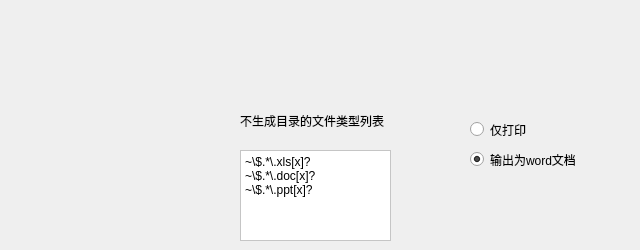
     <widget class="QWidget" name="tab_3">
      <attribute name="title">
       <string>输出目录结构</string>
      </attribute>
      <widget class="QTextEdit" name="rootshow_filter">
       <property name="geometry">
        <rect>
         <x>240</x>
         <y>150</y>
         <width>151</width>
         <height>91</height>
        </rect>
       </property>
       <property name="styleSheet">
        <string notr="true">background-color: rgb(255, 255, 255);</string>
       </property>
       <property name="html">
        <string>&lt;!DOCTYPE HTML PUBLIC &quot;-//W3C//DTD HTML 4.0//EN&quot; &quot;http://www.w3.org/TR/REC-html40/strict.dtd&quot;&gt;
&lt;html&gt;&lt;head&gt;&lt;meta name=&quot;qrichtext&quot; content=&quot;1&quot; /&gt;&lt;style type=&quot;text/css&quot;&gt;
p, li { white-space: pre-wrap; }
&lt;/style&gt;&lt;/head&gt;&lt;body style=&quot; font-family:'SimSun'; font-size:9pt; font-weight:400; font-style:normal;&quot;&gt;
&lt;p style=&quot; margin-top:0px; margin-bottom:0px; margin-left:0px; margin-right:0px; -qt-block-indent:0; text-indent:0px;&quot;&gt;~\$.*\.xls[x]?&lt;/p&gt;
&lt;p style=&quot; margin-top:0px; margin-bottom:0px; margin-left:0px; margin-right:0px; -qt-block-indent:0; text-indent:0px;&quot;&gt;~\$.*\.doc[x]?&lt;/p&gt;
&lt;p style=&quot; margin-top:0px; margin-bottom:0px; margin-left:0px; margin-right:0px; -qt-block-indent:0; text-indent:0px;&quot;&gt;~\$.*\.ppt[x]?&lt;/p&gt;
&lt;p style=&quot;-qt-paragraph-type:empty; margin-top:0px; margin-bottom:0px; margin-left:0px; margin-right:0px; -qt-block-indent:0; text-indent:0px;&quot;&gt;&lt;br /&gt;&lt;/p&gt;&lt;/body&gt;&lt;/html&gt;</string>
       </property>
      </widget>
      <widget class="QLabel" name="label_20">
       <property name="geometry">
        <rect>
         <x>240</x>
         <y>110</y>
         <width>211</width>
         <height>21</height>
        </rect>
       </property>
       <property name="text">
        <string>不生成目录的文件类型列表</string>
       </property>
      </widget>
      <widget class="QRadioButton" name="radioButton_toprint">
       <property name="geometry">
        <rect>
         <x>470</x>
         <y>120</y>
         <width>115</width>
         <height>19</height>
        </rect>
       </property>
       <property name="text">
        <string>仅打印</string>
       </property>
       <property name="checked">
        <bool>false</bool>
       </property>
      </widget>
      <widget class="QRadioButton" name="radioButton_toword">
       <property name="geometry">
        <rect>
         <x>470</x>
         <y>150</y>
         <width>161</width>
         <height>19</height>
        </rect>
       </property>
       <property name="text">
        <string>输出为word文档</string>
       </property>
       <property name="checked">
        <bool>true</bool>
       </property>
      </widget>
     </widget>
